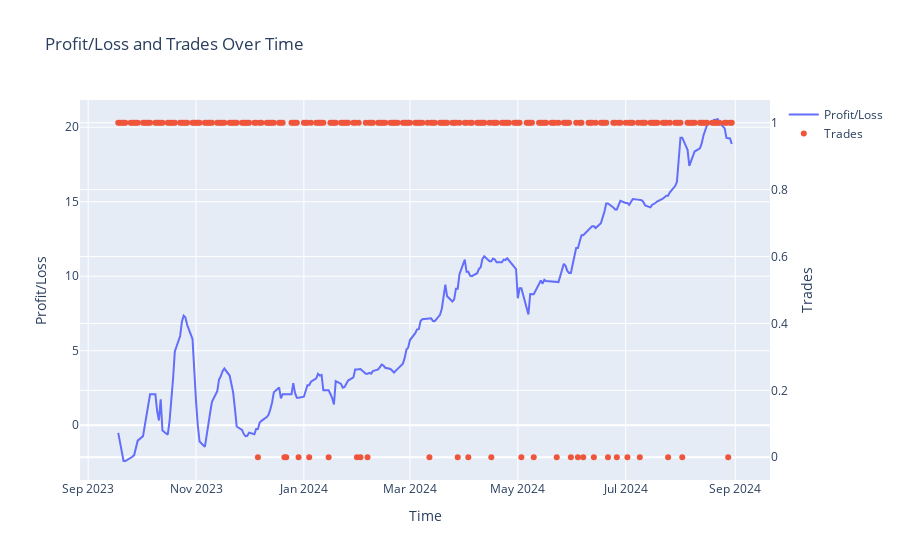

The cell this chart's notebook holds for it:
### Code cell
params["mode"] = "test"
test_ts = TradingSystem(**params)
test_ts.run_trading_system(volatility=volatility,
                      rolling_window=best_rolling_window, 
                      lower_threshold=best_lower_threshold,
                      naive=False, 
                      verbose=True, 
                      plot=True)

### Figure 1 — Plotly figure (JSON) as saved in the notebook; plotly's stock layout.template omitted (floating-point values rounded to 4 significant figures; data arrays with more than 128 entries replaced by an {"elided": "..."} marker saying what was removed)
{"data": [{"mode": "lines", "name": "Profit/Loss", "type": "scatter", "x": {"elided": "250 str values"}, "y": {"elided": "250 float values"}}, {"mode": "markers", "name": "Trades", "type": "scatter", "x": {"elided": "250 str values"}, "y": {"elided": "250 int values"}, "yaxis": "y2"}], "layout": {"title": {"text": "Profit/Loss and Trades Over Time"}, "xaxis": {"title": {"text": "Time"}}, "yaxis": {"title": {"text": "Profit/Loss"}}, "yaxis2": {"overlaying": "y", "side": "right", "title": {"text": "Trades"}}}}
